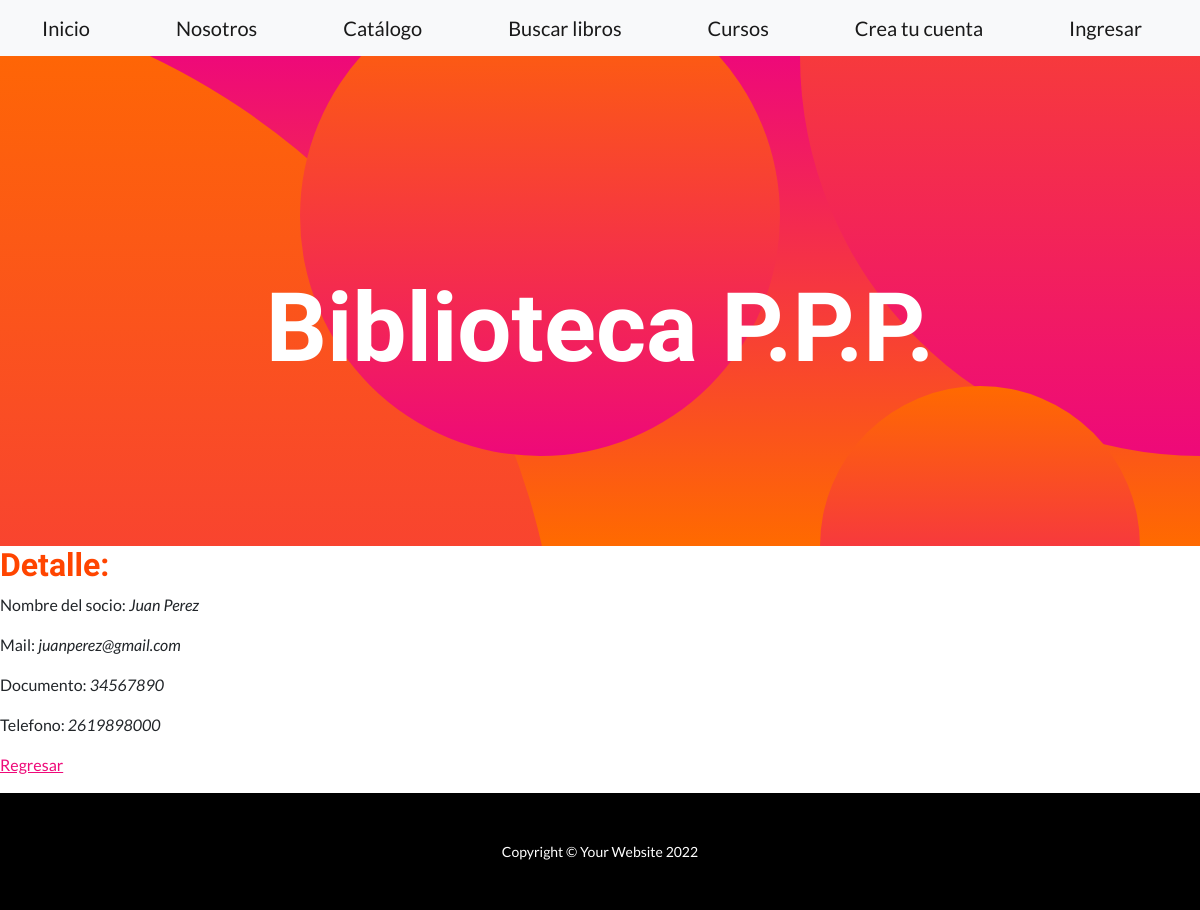
The page /detalleSocios/1/ on the database as committed earlier.
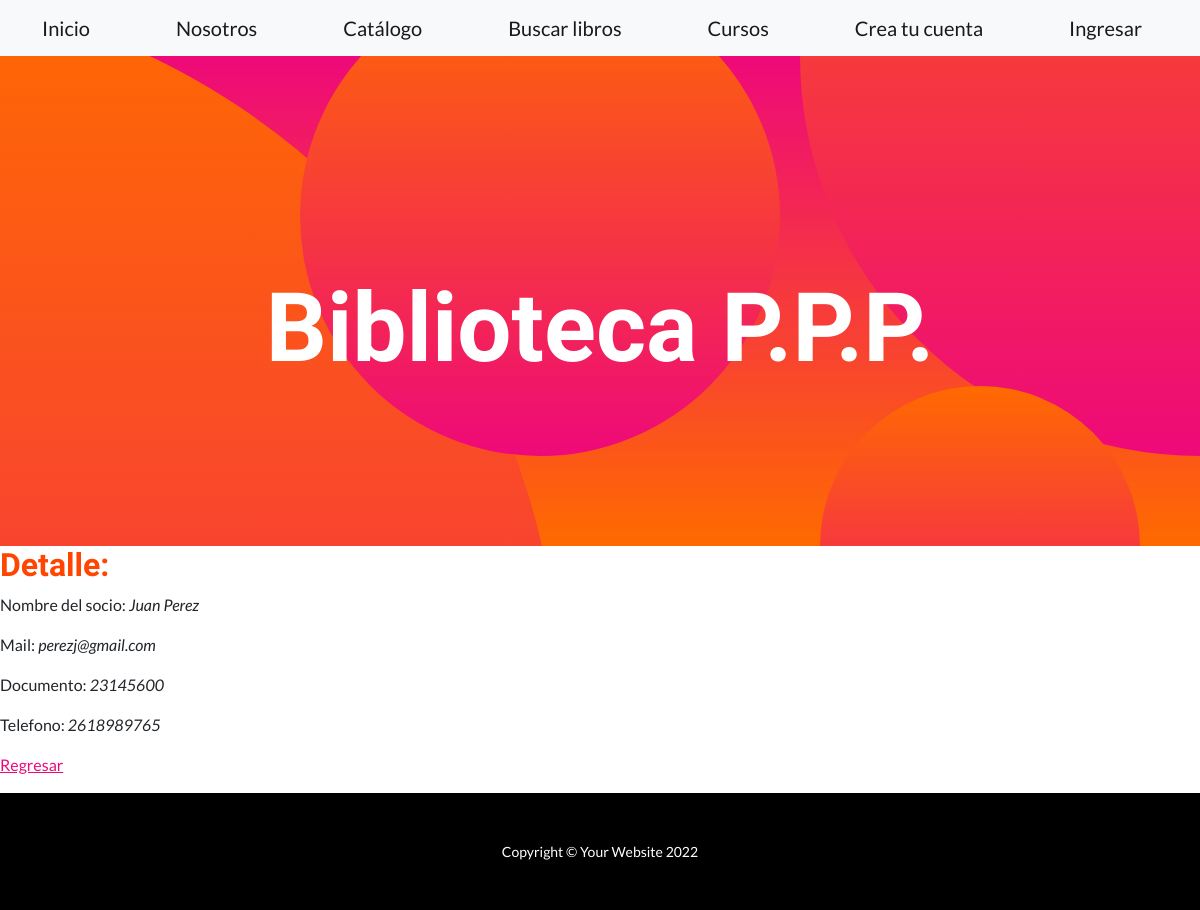
The same page on the database as committed later.
### app_biblioteca/models.py (models this page shows, shortened)
class Socio(models.Model):
    nombre= models.CharField(max_length=40)
    documento= models.IntegerField()
    mail= models.EmailField()
    telefono= models.IntegerField()

### app_biblioteca/views.py (the view)
# urls.py: path('detalleSocios/<pk>/', views.SocioDetail.as_view(), name='Detail'),
class SocioDetail (DetailView):
    model = Socio
    template_name= "socio_detail.html"

### app_biblioteca/templates/socio_detail.html
{% extends "padre.html" %}
{% load static %}
{% block ContenidoQueCambia %}
    <h2 style="color:orangered">Detalle:</h2>
        <p>Nombre del socio: <i> {{ socio.nombre }}</i></p>
        <p>Mail: <i> {{ socio.mail }}</i></p>
        <p>Documento: <i> {{ socio.documento }}</i></p>
        <p>Telefono: <i> {{ socio.telefono }}</i></p>
        <p>
            <a href="{% url 'List' %}"> Regresar </a>
        </p>
{% endblock %}

Rows that differ between the two databases and show on the page:
changed Socio "Juan Perez": mail "juanperez@gmail.com" → "perezj@gmail.com"; documento "34567890" → "23145600"; telefono "2619898000" → "2618989765"
